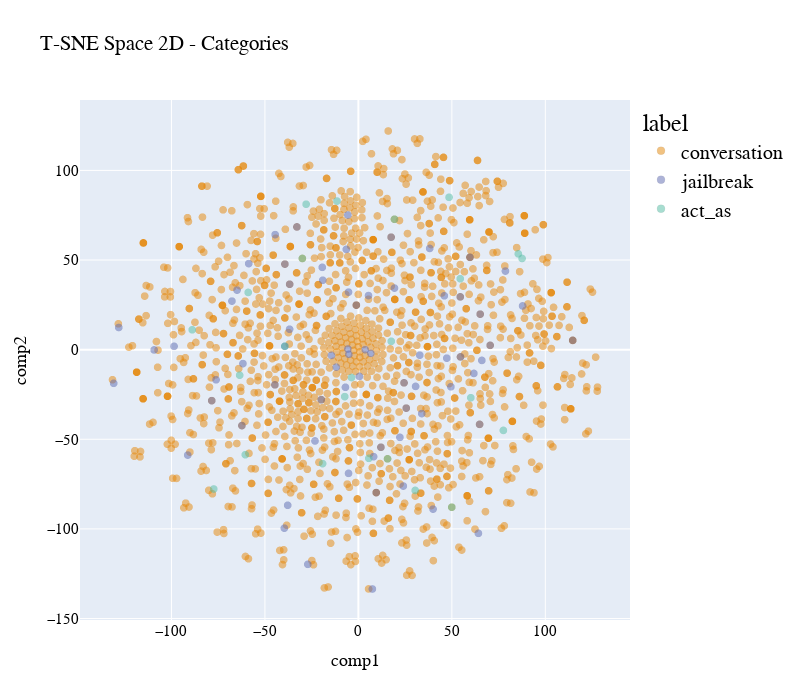

Write notebook code for a chart like this one.
### Code cell
plot_pca_2d(df_tsne_2d, title = "T-SNE Space 2D - Categories", opacity=0.5, width_line = 0.1, color='label')

### Figure 1 — Plotly figure (JSON) as saved in the notebook; plotly's stock layout.template omitted (floating-point values rounded to 4 significant figures; data arrays with more than 128 entries replaced by an {"elided": "..."} marker saying what was removed)
{"data": [{"hovertemplate": "label=conversation<br>comp1=%{x}<br>comp2=%{y}<extra></extra>", "legendgroup": "conversation", "marker": {"color": "rgb(229, 134, 6)", "line": {"color": "black", "width": 0.1}, "opacity": 0.5, "size": 8, "symbol": "circle"}, "mode": "markers", "name": "conversation", "showlegend": true, "type": "scattergl", "x": {"elided": "1402 float values"}, "xaxis": "x", "y": {"elided": "1402 float values"}, "yaxis": "y"}, {"hovertemplate": "label=jailbreak<br>comp1=%{x}<br>comp2=%{y}<extra></extra>", "legendgroup": "jailbreak", "marker": {"color": "rgb(93, 105, 177)", "line": {"color": "black", "width": 0.1}, "opacity": 0.5, "size": 8, "symbol": "circle"}, "mode": "markers", "name": "jailbreak", "showlegend": true, "type": "scattergl", "x": [78.66, -61.77, 59.69, -91.29, -19.32, 12.04, -5.28, -78.44, -44.53, 39.93, -64.9, -58.66, -109.2, 64.2, -67.65, -36.77, -37.82, -76.13, -39.31, -39.36, 33.89, -44.66, -27.06, 64.82, -5.278, -6.93, 7.481, 8.129, -98.6, -36.8, -62.3, 24.03, 9.54, -23.22, -130.9, -19.86, 114.7, 22.21, 24.42, -39.61, 25.6, 6.626, -5.617, -14.42, -11.85, 0.5345, -5.1, 3.632, 17.5, -32.89, -5.649, -6.458, 65.14, 47.27, 45.95, 87.83, 30.59, -1.104, 19.3, 66.04, 49.48, 5.408, -19.07, -128.2, 61.76, 54.61, 70.48, 32.83, 54.5, 38.14], "xaxis": "x", "y": [43.85, -7.765, 51.52, -58.82, 45.93, -54.44, 32.1, -28.45, 64.17, -88.97, 33.21, 48.01, -0.1538, -102.5, 27.1, 36.49, -86.83, -16.81, 47.73, 1.89, -35.66, -19.63, -119.8, -41.68, -69.02, -20.98, -133.5, -59.69, 1.862, 11.38, -42.36, -76.11, -79.75, -50.93, -18.77, -27.92, 5.177, -48.93, -18.52, -99.58, -32.62, -2.049, 0.3709, -3.213, -9.739, -14.93, -2.633, 0.008617, 62.74, 68.46, 75.11, 55.95, 19.81, -4.745, 30.04, 24.39, -20.5, 24.84, 34.36, -5.995, -20.71, 30.17, 38.72, 12.36, -13.27, -4.048, 2.415, -3.087, 29.45, 56.47], "yaxis": "y"}, {"hovertemplate": "label=act_as<br>comp1=%{x}<br>comp2=%{y}<extra></extra>", "legendgroup": "act_as", "marker": {"color": "rgb(82, 188, 163)", "line": {"color": "black", "width": 0.1}, "opacity": 0.5, "size": 8, "symbol": "circle"}, "mode": "markers", "name": "act_as", "showlegend": true, "type": "scattergl", "x": [60.13, -88.89, 30.39, -60.49, -58.95, -77.37, -39.36, 77.54, 5.569, 15.59, -7.317, 17.58, -63.52, -19.14, -3.681, -11.44, 19.29, 87.55, 48.5, 54.48, 49.95, -29.97, 85.54, -27.95], "xaxis": "x", "y": [-26.82, 11.1, -78.53, -58.61, 31.93, -77.75, 1.89, -45.04, -60.65, -60.91, -26.2, 4.657, -14.25, -63.57, -15.56, 82.9, 72.75, 50.88, 85.0, 39.58, -87.91, 50.88, 53.45, 81.13], "yaxis": "y"}], "layout": {"autosize": false, "font": {"color": "black", "family": "Gilroy", "size": 15}, "height": 700, "legend": {"font": {"size": 20}, "title": {"font": {"family": "Times New Roman"}, "text": "label"}, "tracegroupgap": 0}, "scene": {"xaxis": {"title": {"font": {"color": "black"}, "text": "comp1"}}, "yaxis": {"title": {"font": {"color": "black"}, "text": "comp2"}}}, "showlegend": true, "title": {"text": "T-SNE Space 2D - Categories"}, "width": 800, "xaxis": {"anchor": "y", "domain": [0, 1], "title": {"text": "comp1"}}, "yaxis": {"anchor": "x", "domain": [0, 1], "title": {"text": "comp2"}}}}
